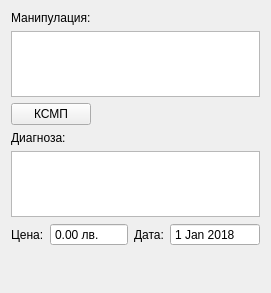
<?xml version="1.0" encoding="UTF-8"?>
<ui version="4.0">
 <class>CommonFields</class>
 <widget class="QWidget" name="CommonFields">
  <property name="geometry">
   <rect>
    <x>0</x>
    <y>0</y>
    <width>271</width>
    <height>293</height>
   </rect>
  </property>
  <property name="sizePolicy">
   <sizepolicy hsizetype="Preferred" vsizetype="Preferred">
    <horstretch>0</horstretch>
    <verstretch>0</verstretch>
   </sizepolicy>
  </property>
  <property name="minimumSize">
   <size>
    <width>0</width>
    <height>0</height>
   </size>
  </property>
  <property name="windowTitle">
   <string>CommonFields</string>
  </property>
  <layout class="QVBoxLayout" name="verticalLayout">
   <item>
    <widget class="QLabel" name="label_3">
     <property name="text">
      <string>Манипулация:</string>
     </property>
    </widget>
   </item>
   <item>
    <layout class="QHBoxLayout" name="horizontalLayout_6">
     <item>
      <widget class="TextEdit" name="manipulationEdit">
       <property name="sizePolicy">
        <sizepolicy hsizetype="Preferred" vsizetype="Preferred">
         <horstretch>0</horstretch>
         <verstretch>0</verstretch>
        </sizepolicy>
       </property>
       <property name="minimumSize">
        <size>
         <width>0</width>
         <height>0</height>
        </size>
       </property>
       <property name="maximumSize">
        <size>
         <width>16777215</width>
         <height>66</height>
        </size>
       </property>
       <property name="acceptDrops">
        <bool>false</bool>
       </property>
       <property name="verticalScrollBarPolicy">
        <enum>Qt::ScrollBarAlwaysOff</enum>
       </property>
       <property name="horizontalScrollBarPolicy">
        <enum>Qt::ScrollBarAlwaysOff</enum>
       </property>
       <property name="acceptRichText">
        <bool>false</bool>
       </property>
      </widget>
     </item>
    </layout>
   </item>
   <item>
    <layout class="QHBoxLayout" name="horizontalLayout_2">
     <item>
      <widget class="QPushButton" name="ksmpButton">
       <property name="text">
        <string>КСМП</string>
       </property>
      </widget>
     </item>
     <item>
      <spacer name="horizontalSpacer">
       <property name="orientation">
        <enum>Qt::Horizontal</enum>
       </property>
       <property name="sizeType">
        <enum>QSizePolicy::Expanding</enum>
       </property>
       <property name="sizeHint" stdset="0">
        <size>
         <width>0</width>
         <height>20</height>
        </size>
       </property>
      </spacer>
     </item>
    </layout>
   </item>
   <item>
    <widget class="QLabel" name="label_2">
     <property name="text">
      <string>Диагноза:</string>
     </property>
    </widget>
   </item>
   <item>
    <layout class="QHBoxLayout" name="horizontalLayout_5">
     <item>
      <widget class="TextEdit" name="diagnosisEdit">
       <property name="sizePolicy">
        <sizepolicy hsizetype="Preferred" vsizetype="Preferred">
         <horstretch>0</horstretch>
         <verstretch>0</verstretch>
        </sizepolicy>
       </property>
       <property name="maximumSize">
        <size>
         <width>16777215</width>
         <height>66</height>
        </size>
       </property>
       <property name="acceptDrops">
        <bool>false</bool>
       </property>
       <property name="acceptRichText">
        <bool>false</bool>
       </property>
      </widget>
     </item>
    </layout>
   </item>
   <item>
    <layout class="QHBoxLayout" name="horizontalLayout">
     <item>
      <widget class="QLabel" name="label_5">
       <property name="text">
        <string>Цена:</string>
       </property>
      </widget>
     </item>
     <item>
      <widget class="SpinBox" name="priceSpinBox">
       <property name="sizePolicy">
        <sizepolicy hsizetype="Preferred" vsizetype="Preferred">
         <horstretch>0</horstretch>
         <verstretch>0</verstretch>
        </sizepolicy>
       </property>
       <property name="frame">
        <bool>true</bool>
       </property>
       <property name="buttonSymbols">
        <enum>QAbstractSpinBox::NoButtons</enum>
       </property>
       <property name="prefix">
        <string/>
       </property>
       <property name="suffix">
        <string> лв.</string>
       </property>
       <property name="maximum">
        <double>10000.000000000000000</double>
       </property>
      </widget>
     </item>
     <item>
      <widget class="QLabel" name="dateLabel">
       <property name="text">
        <string>Дата:</string>
       </property>
      </widget>
     </item>
     <item>
      <widget class="DateEdit" name="dateEdit">
       <property name="sizePolicy">
        <sizepolicy hsizetype="Preferred" vsizetype="Preferred">
         <horstretch>0</horstretch>
         <verstretch>0</verstretch>
        </sizepolicy>
       </property>
       <property name="minimumSize">
        <size>
         <width>90</width>
         <height>0</height>
        </size>
       </property>
       <property name="wrapping">
        <bool>false</bool>
       </property>
       <property name="frame">
        <bool>true</bool>
       </property>
       <property name="buttonSymbols">
        <enum>QAbstractSpinBox::NoButtons</enum>
       </property>
       <property name="minimumDate">
        <date>
         <year>2018</year>
         <month>1</month>
         <day>1</day>
        </date>
       </property>
       <property name="currentSectionIndex">
        <number>0</number>
       </property>
      </widget>
     </item>
     <item>
      <spacer name="horizontalSpacer_6">
       <property name="orientation">
        <enum>Qt::Horizontal</enum>
       </property>
       <property name="sizeHint" stdset="0">
        <size>
         <width>0</width>
         <height>20</height>
        </size>
       </property>
      </spacer>
     </item>
    </layout>
   </item>
   <item>
    <spacer name="verticalSpacer">
     <property name="orientation">
      <enum>Qt::Vertical</enum>
     </property>
     <property name="sizeHint" stdset="0">
      <size>
       <width>0</width>
       <height>1</height>
      </size>
     </property>
    </spacer>
   </item>
  </layout>
 </widget>
 <layoutdefault spacing="6" margin="11"/>
 <customwidgets>
  <customwidget>
   <class>DateEdit</class>
   <extends>QDateEdit</extends>
   <header>View/uiComponents/DateEdit.h</header>
  </customwidget>
  <customwidget>
   <class>TextEdit</class>
   <extends>QTextEdit</extends>
   <header>View/uiComponents/TextEdit.h</header>
  </customwidget>
  <customwidget>
   <class>SpinBox</class>
   <extends>QDoubleSpinBox</extends>
   <header>View/uiComponents/SpinBox.h</header>
  </customwidget>
 </customwidgets>
 <resources/>
 <connections/>
</ui>
